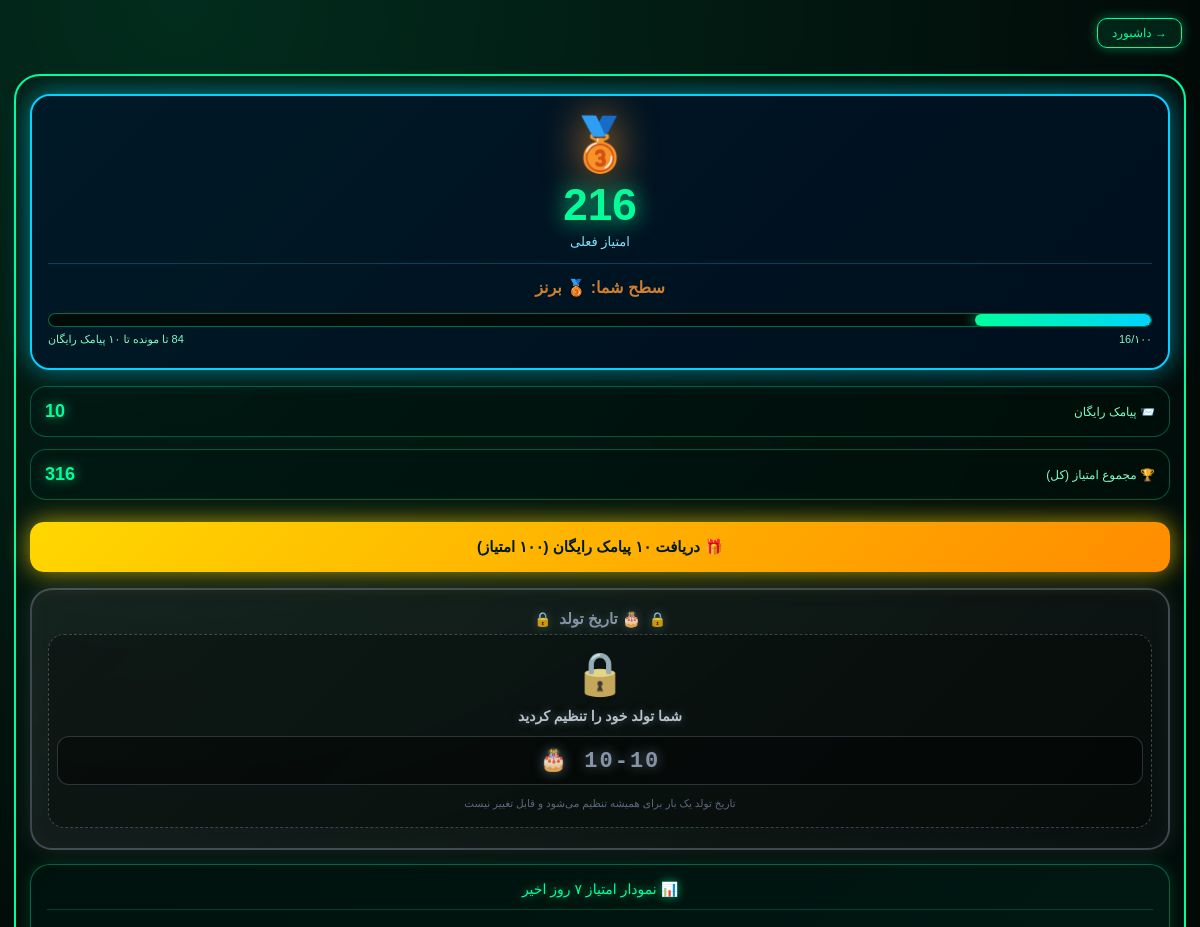
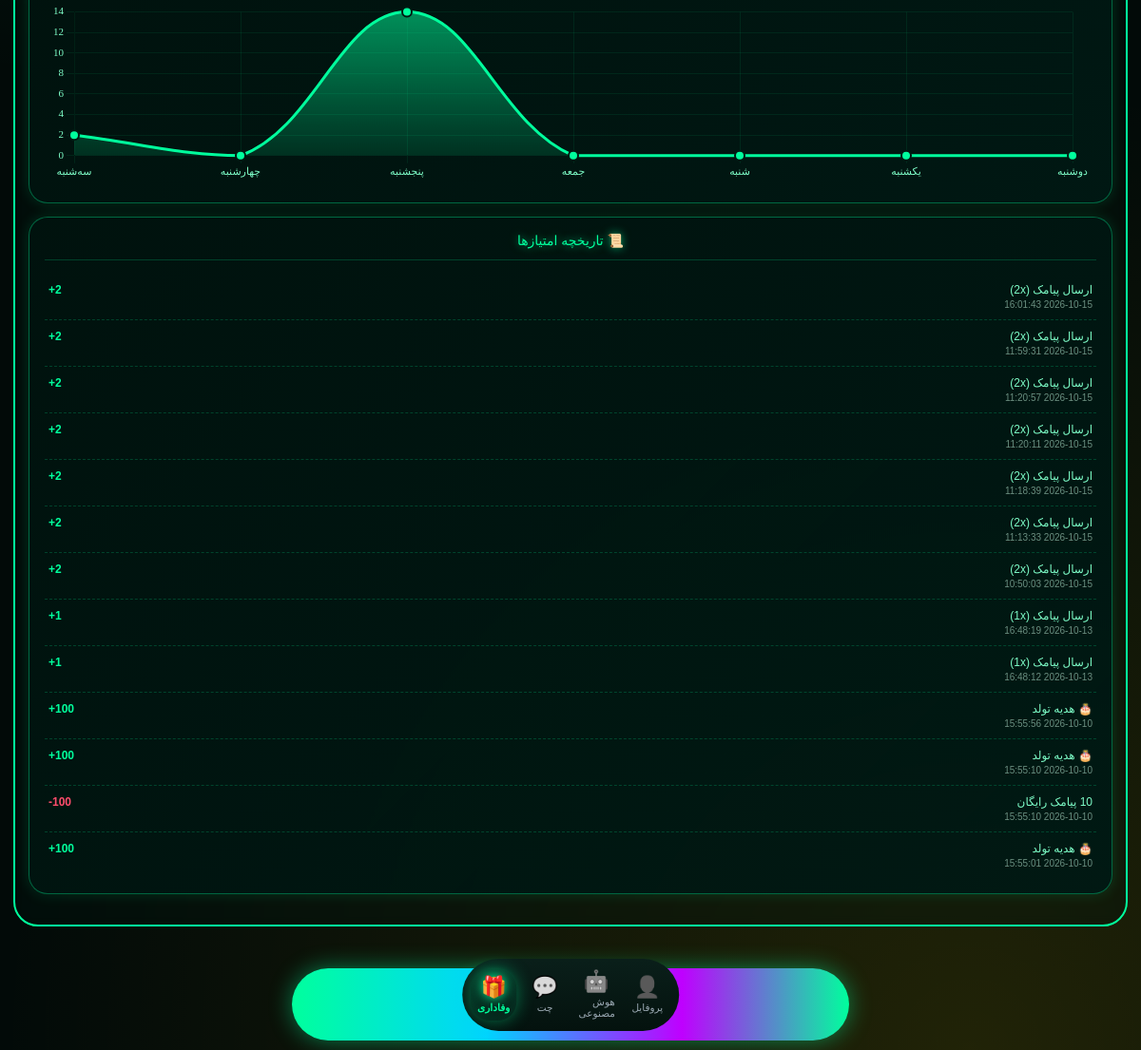
The app's page /panel/loyalty (signed in) with its own data (2 pictures, top to bottom).
### tables this page shows
CREATE TABLE loyalty (
    id INTEGER PRIMARY KEY AUTOINCREMENT,
    user_id INTEGER UNIQUE,
    points INTEGER DEFAULT 0,
    total_points INTEGER DEFAULT 0,
    tier TEXT DEFAULT 'bronze',
    free_sms INTEGER DEFAULT 0,
    birthday TEXT DEFAULT '',
    created_at TIMESTAMP DEFAULT CURRENT_TIMESTAMP);

CREATE TABLE loyalty_log (
    id INTEGER PRIMARY KEY AUTOINCREMENT,
    user_id INTEGER,
    action TEXT,
    points INTEGER,
    note TEXT,
    created_at TIMESTAMP DEFAULT CURRENT_TIMESTAMP);

### loyalty_routes.py (the view)
@loyalty_bp.route('/panel/loyalty')
def panel_loyalty():
    uid = _uid()
    if not uid: return redirect('/panel/login')
    check_birthday_bonus(uid)
    l = get_loyalty(uid)
    logs = get_loyalty_log(uid, 30)
    user = get_user(uid)
    shop = user[3] if user and len(user) > 3 else ''
    next_reward = 100 - (l['points'] % 100)
    progress_pct = (l['points'] % 100)
    weekly = get_weekly_points(uid)
    chart_labels = get_weekly_labels()
    chart_values = list(weekly.values())
    return render_template('panel_loyalty.html',
        l=l, logs=logs, shop=shop,
        next_reward=next_reward,
        progress_pct=progress_pct,
        multiplier=loyalty_multiplier(),
        double_day=is_double_points_day(),
        chart_labels=chart_labels,
        chart_values=chart_values,
        current_settings=_cs(uid))

### app.py (called while the page is built)
@app.context_processor
def inject_global_settings():
    try:
        if session.get("is_admin"):
            s = get_admin_settings()
        elif session.get("user_id"):
            s = get_user_settings(session["user_id"])
        else:
            s = {"avatar": None, "bg": None, "theme": "neon"}
    except Exception:
        s = {"avatar": None, "bg": None, "theme": "neon"}
    return {"current_settings": s}

@app.after_request
def _security_headers(response):
    if response.content_type and 'text/html' in response.content_type:
        response.headers["Cache-Control"] = "no-store, no-cache, must-revalidate, max-age=0"
        response.headers["Pragma"] = "no-cache"
        response.headers["Expires"] = "0"
    """هدرهای امنیتی"""
    response.headers["X-Content-Type-Options"] = "nosniff"
    response.headers["X-Frame-Options"] = "SAMEORIGIN"
    response.headers["X-XSS-Protection"] = "1; mode=block"
    response.headers["Referrer-Policy"] = "no-referrer"
    response.headers["Permissions-Policy"] = "geolocation=(), microphone=(), camera=()"
    return response

### database.py (called while the page is built, shortened)
def get_user(user_id):
    conn = sqlite3.connect(DB_PATH)
    c = conn.cursor()
    c.execute("SELECT * FROM users WHERE id=?", (user_id,))
    row = c.fetchone()
    conn.close()
    return row

def get_user_settings(user_id):
    import time
    now = time.time()
    key = f'settings_{user_id}'
    if key in _CACHE and (now - _CACHE_TIME.get(key, 0)) < CACHE_TTL:
        return _CACHE[key]

def get_loyalty(user_id):
    conn = sqlite3.connect('panel.db')
    c = conn.cursor()
    c.execute("SELECT points, total_points, tier, free_sms, birthday FROM loyalty WHERE user_id=?",
              (user_id,))
    row = c.fetchone()
    if not row:
        c.execute("INSERT INTO loyalty (user_id) VALUES (?)", (user_id,))
        conn.commit()
        row = (0, 0, 'bronze', 0, '')
    conn.close()
    return {
        'points': row[0] or 0,
        'total_points': row[1] or 0,
        'tier': row[2] or 'bronze',
        'free_sms': row[3] or 0,
        'birthday': row[4] or '',
    }

def get_loyalty_log(user_id, limit=30):
    conn = sqlite3.connect('panel.db')
    c = conn.cursor()
    c.execute("""SELECT action, points, note, created_at FROM loyalty_log
                 WHERE user_id=? ORDER BY id DESC LIMIT ?""", (user_id, limit))
    rows = c.fetchall()
    conn.close()
    return rows

def is_double_points_day():
    wd = _dt.now().weekday()  # 0=دوشنبه
    return wd in (3, 4)  # پنجشنبه=3, جمعه=4

### templates/panel_loyalty.html (shortened to what this page needs)
<!DOCTYPE html>
<html lang="fa" dir="rtl">
<head>
<link href="https://cdn.jsdelivr.net/gh/rastikerdar/vazirmatn@v33.003/Vazirmatn-font-face.css" rel="stylesheet">
<link rel="stylesheet" href="/static/scroll-fix.css"><link rel="icon" type="image/png" href="/static/icons/icon-192.png"><link rel="apple-touch-icon" href="/static/apple-touch-icon.png"></head>
<body>
<a class="back-btn" href="/panel/dashboard">→ داشبورد</a>
<div class="frame">
  <div class="points-card">
    <div class="tier-badge" style="color:{% if l.tier == 'diamond' %}#00d4ff{% elif l.tier == 'gold' %}#ffd700{% elif l.tier == 'silver' %}#e8e8e8{% else %}#cd7f32{% endif %}">
      {% if l.tier == 'diamond' %}💎{% elif l.tier == 'gold' %}🥇{% elif l.tier == 'silver' %}🥈{% else %}🥉{% endif %}
    </div>
    <div class="points">{{ "{:,}".format(l.points) }}</div>
    <div class="points-lbl">امتیاز فعلی</div>
    <div class="tier-name" style="color:{% if l.tier == 'diamond' %}#00d4ff{% elif l.tier == 'gold' %}#ffd700{% elif l.tier == 'silver' %}#e8e8e8{% else %}#cd7f32{% endif %}">
      سطح شما: {% if l.tier == 'diamond' %}💎 الماس{% elif l.tier == 'gold' %}🥇 طلا{% elif l.tier == 'silver' %}🥈 نقره{% else %}🥉 برنز{% endif %}
    </div>
    <div class="progress-box">
      <div class="progress-bar">
        <div class="progress-fill" style="width:{{ progress_pct }}%"></div>
      </div>
      <div class="progress-meta">
        <span>{{ progress_pct }}/۱۰۰</span>
        <span>{{ next_reward }} تا مونده تا ۱۰ پیامک رایگان</span>
      </div>
    </div>
  </div>
  <div class="row-card">
    <span class="row-label">📨 پیامک رایگان</span>
    <span class="row-val">{{ l.free_sms }}</span>
  </div>
  <div class="row-card">
    <span class="row-label">🏆 مجموع امتیاز (کل)</span>
    <span class="row-val">{{ "{:,}".format(l.total_points) }}</span>
  </div>
  {% if l.points >= 100 %}
  <form method="POST" action="/panel/loyalty/redeem">
    <button class="redeem-btn" type="submit">🎁 دریافت ۱۰ پیامک رایگان (۱۰۰ امتیاز)</button>
  </form>
  {% else %}
  <button class="redeem-btn" type="button" disabled>🎁 ۱۰۰ امتیاز لازم داری ({{ 100 - l.points }} تا مونده)</button>
  {% endif %}
  <div class="birthday-box {% if l.birthday %}locked{% endif %}">
    {% if l.birthday %}
      <div class="bd-title">🎂 تاریخ تولد</div>
      <div class="bd-locked-msg">
        <span class="bd-locked-ic">🔒</span>
        <div class="bd-locked-txt">شما تولد خود را تنظیم کردید</div>
        <div class="bd-locked-date">🎂 {{ l.birthday }}</div>
        <div class="bd-locked-sub">تاریخ تولد یک بار برای همیشه تنظیم می‌شود و قابل تغییر نیست</div>
      </div>
    {% endif %}
  </div>
  <div class="box" style="margin-bottom:14px">
    <div class="box-title">📊 نمودار امتیاز ۷ روز اخیر</div>
    <div style="position:relative;height:200px;padding:6px">
      <canvas id="loyaltyChart"></canvas>
    </div>
  </div>
<div class="box">
    <div class="box-title">📜 تاریخچه امتیازها</div>
    {% if logs %}
      {% for log in logs %}
        <div class="log-item">
          <div>
            <div class="log-note">{{ log[2] or log[0] }}</div>
            <div class="log-date">{{ log[3] }}</div>
          </div>
          <div class="log-pts {% if log[1] > 0 %}plus{% else %}minus{% endif %}">
            {% if log[1] > 0 %}+{% endif %}{{ log[1] }}
          </div>
        </div>
      {% endfor %}
    {% else %}
      <div class="empty">📭 هنوز امتیازی نداری — پیامک بفرست تا امتیاز بگیری!</div>
    {% endif %}
  </div>
</div>
<div class="nav-wrap">
  <div class="bottom-nav">
    <a class="nav-item" href="/panel/profile"><span class="ic">👤</span><span>پروفایل</span></a>
    <a class="nav-item" href="/panel/ai"><span class="ic">🤖</span><span>هوش مصنوعی</span></a>
    <a class="nav-item" href="/panel/chat"><span class="ic">💬</span><span>چت</span></a>
    <a class="nav-item active" href="/panel/loyalty"><span class="ic">🎁</span><span>وفاداری</span></a>
  </div>
</div>
{% include "_global_bg.html" %}
<script>
  (function(){
    const ctx = document.getElementById('loyaltyChart');
    if (!ctx) return;
    const labels = {{ chart_labels|tojson }};
    const values = {{ chart_values|tojson }};
    const grad = ctx.getContext('2d').createLinearGradient(0, 0, 0, 200);
    grad.addColorStop(0, 'rgba(0, 255, 157, 0.55)');
    grad.addColorStop(1, 'rgba(0, 255, 157, 0.02)');
    new Chart(ctx, {
      type: 'line',
      data: {
        labels: labels,
        datasets: [{
          label: 'امتیاز',
          data: values,
          borderColor: '#00ff9d',
          backgroundColor: grad,
          borderWidth: 3,
          pointBackgroundColor: '#00ff9d',
          pointBorderColor: '#001a12',
          pointBorderWidth: 2,
          pointRadius: 5,
          pointHoverRadius: 7,
          tension: 0.4,
          fill: true,
        }]
      },
      options: {
        responsive: true,
        maintainAspectRatio: false,
        plugins: {
          legend: { display: false },
          tooltip: {
            backgroundColor: 'rgba(0, 20, 15, 0.95)',
            borderColor: '#00ff9d',
            borderWidth: 1,
            titleColor: '#00ff9d',
            bodyColor: '#e2e8f0',
            titleFont: { family: 'Vazirmatn', size: 13 },
            bodyFont: { family: 'Vazirmatn', size: 12 },
            displayColors: false,
            callbacks: {
              label: function(item) { return '⭐ ' + item.parsed.y + ' امتیاز'; }
            }
          }
        },
        scales: {
          x: {
            grid: { color: 'rgba(0, 255, 157, 0.08)', drawBorder: false },
            ticks: {
              color: '#7dfcc7',
              font: { family: 'Vazirmatn', size: 11 }
            }
          },
          y: {
            beginAtZero: true,
            grid: { color: 'rgba(0, 255, 157, 0.08)', drawBorder: false },
            ticks: {
              color: '#7dfcc7',
              font: { family: 'Vazirmatn', size: 11 },
              precision: 0
            }
          }
        }
      }
    });
  })();
</script>
</body>
</html>

### static/scroll-fix.css (style rules this page uses)
html { overflow-x:hidden!important;overflow-y:scroll!important;height:auto!important;max-height:none!important;min-height:100%!important }
body { overflow-x:clip!important;overflow-y:visible!important;height:auto!important;max-height:none!important;min-height:100vh!important;position:relative!important }
body::before,body::after { pointer-events:none!important }
.bottom-nav,.nw,.nav-wrap { position:fixed!important;bottom:10px!important;left:50%!important;transform:translateX(-50%)!important;z-index:9999!important;max-width:calc(100% - 30px)!important }

### static/app-feel.css (style rules this page uses)
* { -webkit-tap-highlight-color:transparent;-webkit-touch-callout:none }
html,body { overscroll-behavior:none;-webkit-overflow-scrolling:touch }
body { user-select:none;-webkit-user-select:none }
button,a.btn,.ni,.tab,.cat,.main-cat,.prod,.shop,.cart { transition:transform .15s ease,box-shadow .3s ease; }
.page-fade { animation:pageFade .3s ease-out }

### records on screen
loyalty: points "216", free_sms "10", total_points "316", birthday "10-10"
loyalty_log: note "ارسال پیامک (2x)", created_at "2026-10-15 16:01:43", points "2"
loyalty_log: note "ارسال پیامک (2x)", created_at "2026-10-15 11:59:31", points "2"
loyalty_log: note "ارسال پیامک (2x)", created_at "2026-10-15 11:20:57", points "2"
loyalty_log: note "ارسال پیامک (2x)", created_at "2026-10-15 11:20:11", points "2"
loyalty_log: note "ارسال پیامک (2x)", created_at "2026-10-15 11:18:39", points "2"
loyalty_log: note "ارسال پیامک (2x)", created_at "2026-10-15 11:13:33", points "2"
loyalty_log: note "ارسال پیامک (2x)", created_at "2026-10-15 10:50:03", points "2"
loyalty_log: note "ارسال پیامک (1x)", created_at "2026-10-13 16:48:19", points "1"
loyalty_log: note "ارسال پیامک (1x)", created_at "2026-10-13 16:48:12", points "1"
loyalty_log: note "🎂 هدیه تولد", created_at "2026-10-10 15:55:56", points "100"
loyalty_log: note "🎂 هدیه تولد", created_at "2026-10-10 15:55:10", points "100"
loyalty_log: note "10 پیامک رایگان", created_at "2026-10-10 15:55:10", points "-100"
loyalty_log: note "🎂 هدیه تولد", created_at "2026-10-10 15:55:01", points "100"

### other values on screen
{{ progress_pct }} "16"
chart data {{ chart_values|tojson }} [2, 0, 14, 0, 0, 0, 0]
